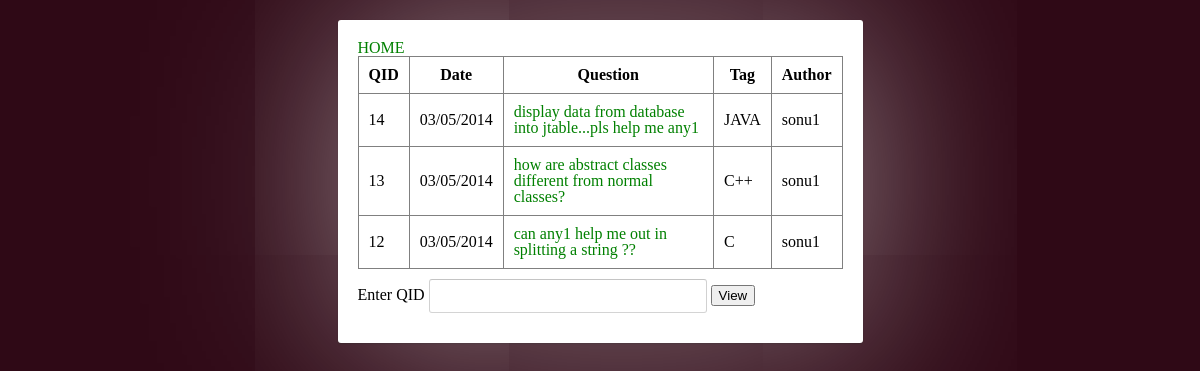
/allquestions.php, run on the app's committed database.
### tables this page shows
CREATE TABLE IF NOT EXISTS `questions` (
  `qid` int(11) NOT NULL AUTO_INCREMENT,
  `question` varchar(255) NOT NULL,
  `username` varchar(20) DEFAULT NULL,
  `tag` varchar(10) DEFAULT NULL,
  `datee` varchar(30) DEFAULT NULL,
  `timee` varchar(30) DEFAULT NULL,
  PRIMARY KEY (`qid`),
  KEY `username` (`username`)
);

### allquestions.php (the view, shortened to what this page needs)
<!DOCTYPE html>
<html>
    <head>
         <link rel="stylesheet" href="style.css">
    </head>
    <body>
         <form action="myown.php" method="get">
        <div class="container">
    <section class="register">
         <a href="mainpage1.php">HOME</a>
         <br/>
        <table border="1" cellspacing="10" cellpadding="10">
            <th>QID</th>
            <th>Date</th>
            <th>Question</th>
             <th>Tag</th>
            <th>Author</th>
            <?php
$sql="select * from questions order by qid desc";
$res=mysql_query($sql);
while($row=mysql_fetch_array($res))
{
echo "<tr>";
echo"<td>".$row['qid']."</td><td>".$row['datee']."</td><td><a href='myown.php'>".$row['question']."</a></td><td>".$row['tag']."</td><td>".$row['username']."</td>";
echo "</tr>";
}
            ?>
        </table>
          Enter QID <input type="text" name="qid"/>
          <button class="buttonscrolly">View</button>
    </section>
           </div>
        </form>
    </body>
</html>

### style.css (style rules this page uses)
body { line-height: 1; }
table { border-collapse: collapse; border-spacing: 0; }
body { background: #2F0916; font-family:"Trebuchet MS",tahoma; }
a { color:green; text-decoration: none; }
.container { width: 525px; margin-left: auto; margin-right: auto; }
.register { position: relative; margin-top:20px; padding: 20px 20px 20px; background: #fff; border-radius: 3px; -webkit-box-shadow: 0 0 200px rgba(255, 255, 255, 0.5), 0 1px 2px rgba(0, 0, 0, 0.3); -moz-box-shadow: 0 0 200px rgba(255, 255, 255, 0.5), 0 1px 2px rgba(0, 0, 0, 0.3); box-shadow: 0 0 200px rgba(255, 255, 255, 0.5), 0 1px 2px rgba(0, 0, 0, 0.3); }
.register input[type=text], .register input[type=password] ,.register select,.register textarea { width: 278px; }
input { font-family:"Trebuchet MS",tahoma; font-size: 14px; }
input[type=text], input[type=password] ,.register select,.register textarea { margin: 5px; padding: 0 10px; height: 34px; color: black; background: #fff; border-width: 1px; border-style: solid; border-color: #c4c4c4 #d1d1d1 #d4d4d4; border-radius:3px; margin:10px 0; }

### allquestions.php (style rules this page uses)
* { -webkit-box-sizing: border-box; -moz-box-sizing: border-box; -ms-box-sizing: border-box; box-sizing: border-box; }

### data on the page
questions: qid "14", datee "03/05/2014", question "display data from database into jtable...pls help me any1", tag "JAVA", username "sonu1"
questions: qid "13", datee "03/05/2014", question "how are abstract classes different from normal classes?", tag "C++", username "sonu1"
questions: qid "12", datee "03/05/2014", question "can any1 help me out in splitting a string ??", tag "C", username "sonu1"
